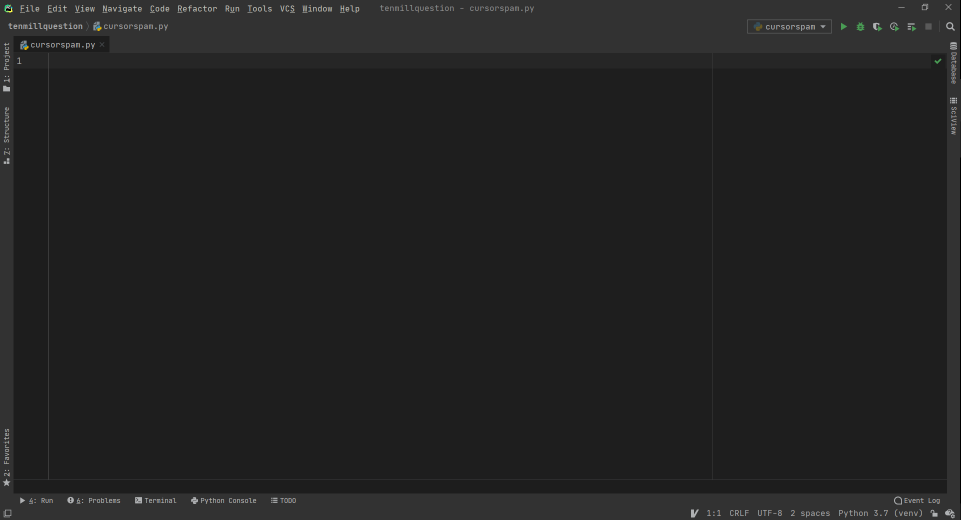
#> input picture bg.png, 1921 x 1040 px (shown at 1/2 size)
$ python cursorspam.py
#> lines starting #> are read from the running program, lines starting #| are printed output that depends on the picture
import cv2

data = cv2.imread('bg.png')
#> data is the input picture: shape (1040, 1921, 3); mean B, G, R 34.4, 34.4, 34.4
C = cv2.imread('cursor.png', -1)
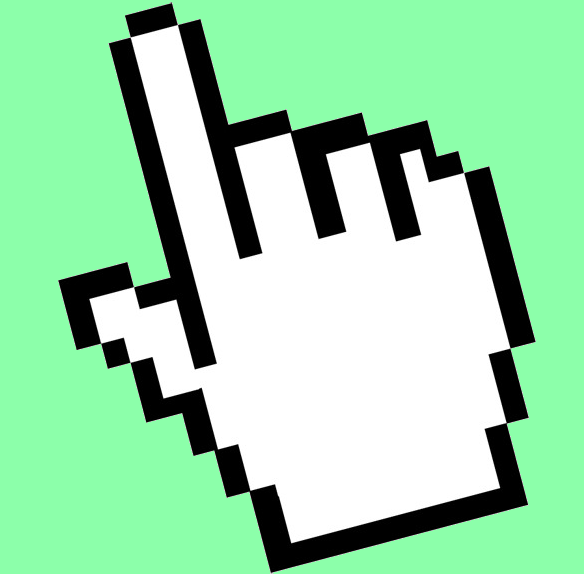
#> input picture cursor.png, 584 x 574 px
#> C is the input picture: shape (574, 584, 4); mean B, G, R, A 172.4, 217.1, 156.7, 129.7
C = cv2.resize(C, None, fx = .2, fy = .2, interpolation = cv2.INTER_CUBIC)
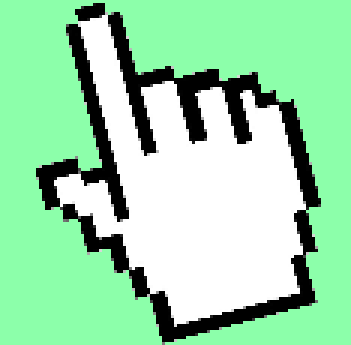
#> C: shape (115, 117, 4) (shown 3 times larger); mean B, G, R, A 172.4, 217.3, 156.6, 129.4
cv2.imshow('Joe Mama', data)

is_down = False
DEFAULT = 15
tm = DEFAULT

def on_click(ev, x, y, flags, param):
  global is_down, tm

  tm -= 1

  if ev == cv2.EVENT_LBUTTONDOWN:
    is_down = True
  elif ev == cv2.EVENT_LBUTTONUP:
    is_down = False
  else:
    if is_down and tm <= 0:
      tm = DEFAULT
      y1, y2 = y - 2, y + C.shape[0] - 2
      x1, x2 = x - 25, x + C.shape[1] - 25

      alpha_s = C[:, :, 3] / 255.0
      alpha_l = 1.0 - alpha_s

      for c in range(0, 3):
        try:
          data[y1:y2, x1:x2, c] = (alpha_s * C[:, :, c] + alpha_l * data[y1:y2, x1:x2, c])
        except ValueError:
          pass


cv2.setMouseCallback('Joe Mama', on_click)

while True:
  cv2.imshow('Joe Mama', data)

  k = cv2.waitKey(20) & 0xFF
#> (key Esc is pressed here)

  if k == 27:
    break
